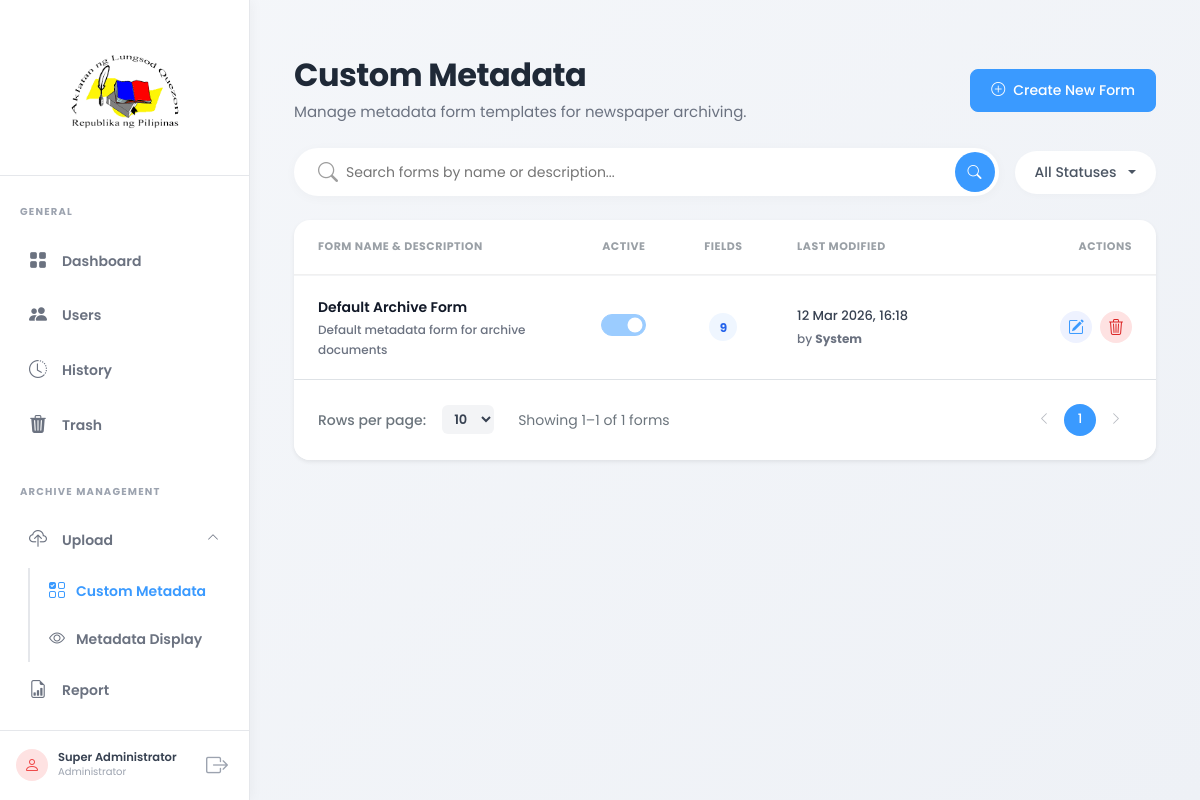
/admin_pages/form-library.php (signed in), run on the app's committed database.
### tables this page shows
CREATE TABLE IF NOT EXISTS users (
    id INT PRIMARY KEY AUTO_INCREMENT,
    username VARCHAR(50) UNIQUE NOT NULL,
    password VARCHAR(255) NOT NULL,
    full_name VARCHAR(100) NOT NULL,
    email VARCHAR(100) UNIQUE NOT NULL,
    profile_photo VARCHAR(255) DEFAULT NULL,
    role ENUM('super_admin', 'admin') DEFAULT 'admin',
    status ENUM('active', 'inactive') DEFAULT 'active',
    last_login DATETIME DEFAULT NULL,
    deleted_by INT DEFAULT NULL,
    deleted_at DATETIME DEFAULT NULL,
    created_at DATETIME DEFAULT CURRENT_TIMESTAMP,
    updated_at DATETIME DEFAULT CURRENT_TIMESTAMP ON UPDATE CURRENT_TIMESTAMP
);

CREATE TABLE IF NOT EXISTS form_templates (
    id INT PRIMARY KEY AUTO_INCREMENT,
    name VARCHAR(255) NOT NULL,
    description TEXT DEFAULT NULL,
    status ENUM('draft', 'active', 'archived') DEFAULT 'draft',
    is_active TINYINT(1) DEFAULT 0 COMMENT '1 = currently active template, 0 = inactive',
    modified_by INT DEFAULT NULL,
    created_at DATETIME DEFAULT CURRENT_TIMESTAMP,
    updated_at DATETIME DEFAULT CURRENT_TIMESTAMP ON UPDATE CURRENT_TIMESTAMP,
    INDEX idx_status (status),
    INDEX idx_is_active (is_active),
    CONSTRAINT fk_form_modified_by FOREIGN KEY (modified_by) REFERENCES users(id) ON DELETE SET NULL
);

### views/form-library.php (the view, shortened to what the rows shown need)
<?php
include __DIR__ . '/layouts/header.php';
?>
<div class="container-fluid py-4">
    <div class="page-header d-flex justify-content-between align-items-center mb-4">
        <div>
            <h1 class="page-title">Custom Metadata</h1>
        </div>
    </div>
    <div class="card border-0 shadow-sm rounded-4 overflow-hidden">
        <div class="table-responsive">
            <table class="table metadata-table mb-0 w-100" id="formTemplatesTable">
                <thead>
                    <tr>
                        <th class="ps-4" style="min-width:280px;">Form Name &amp; Description</th>
                        <th class="text-center" style="width:100px;">Active</th>
                        <th class="text-center" style="width:100px;">Fields</th>
                        <th style="width:210px;">Last Modified</th>
                        <th class="text-end pe-4" style="width:180px;">Actions</th>
                    </tr>
                </thead>
                <tbody>
                    <?php if (empty($formTemplates)): ?>
                        <tr>
                            <td colspan="6" class="text-center py-5">
                                <i class="bi bi-inbox fs-1 d-block mb-2 text-muted"></i>
                                <span class="text-muted">
                                    <?= $search || $statusFilter ? 'No forms match your filters.' : 'No form templates yet. Create your first one!' ?>
                                </span>
                            </td>
                        </tr>
                    <?php else: ?>
                        <?php foreach ($formTemplates as $template): ?>
                            <?php
                                $modifierDisplay = $template['modifier_username']
                                    ? htmlspecialchars($template['modifier_username'])
                                    : 'System';
                                $hn = htmlspecialchars($template['name']);
                                $hd = htmlspecialchars($template['description'] ?? '');
                            ?>
                            <tr class="form-template-row"
                                data-status="<?= htmlspecialchars($template['status']) ?>"
                                data-name="<?= htmlspecialchars(strtolower($template['name'])) ?>">
                                <td class="ps-4">
                                    <div class="form-name-cell"><?= $hn ?></div>
                                    <div class="form-desc-cell"><?= $hd ?: '<em>No description</em>' ?></div>
                                </td>
                                <td class="text-center">
                                    <div class="form-check form-switch d-inline-block">
                                        <input class="form-check-input set-active-toggle" type="checkbox"
                                               role="switch" data-form-id="<?= $template['id'] ?>"
                                               <?= $template['is_active'] ? 'checked disabled' : '' ?>>
                                    </div>
                                </td>
                                <td class="text-center">
                                    <span class="field-count-badge"><?= intval($template['field_count']) ?></span>
                                </td>
                                <td>
                                    <div style="font-size:13px; color:#374151; font-weight:500;">
                                        <?= date('d M Y, H:i', strtotime($template['updated_at'])) ?>
                                    </div>
                                    <div style="font-size:12px; color:#6B7280; margin-top:2px;">
                                        by <strong><?= $modifierDisplay ?></strong>
                                    </div>
                                </td>
                                <td class="text-end pe-4">
                                    <div class="d-flex align-items-center justify-content-end gap-2">
                                        <button class="action-icon-btn btn-edit-custom edit-form"
                                                data-form-id="<?= $template['id'] ?>" title="Edit">
                                            <i class="bi bi-pencil-square"></i>
                                        </button>
                                        <button class="action-icon-btn btn-delete-custom delete-form"
                                                data-form-id="<?= $template['id'] ?>" title="Delete">
                                            <i class="bi bi-trash3"></i>
                                        </button>
                                    </div>
                                </td>
                            </tr>
                        <?php endforeach; ?>
                    <?php endif; ?>
                </tbody>
            </table>
        </div>
    </div>
</div>
<?php include __DIR__ . '/layouts/footer.php'; ?>

### views/layouts/sidebar.php (shortened to what the rows shown need)
<aside class="sidebar" id="sidebar">
    <div class="sidebar-footer">
        <div class="sidebar-user-info">
            <span class="sidebar-user-name"><?= htmlspecialchars($currentUser['full_name'] ?? 'User') ?></span>
            <span class="sidebar-user-role">Administrator</span>
        </div>
    </div>
</aside>

### data on the page
users: full_name "Super Administrator"
form_templates: name "Default Archive Form", description "Default metadata form for archive documents", is_active "☑", field_count "9", updated_at "12 Mar 2026, 16:18", modifierDisplay "System"

### other printed values
$statusLabels[$statusFilter] "All Statuses"
$offset + 1 "1"
min($offset + $limit, $totalForms) "1"
$totalForms "1"
form field value "10"
